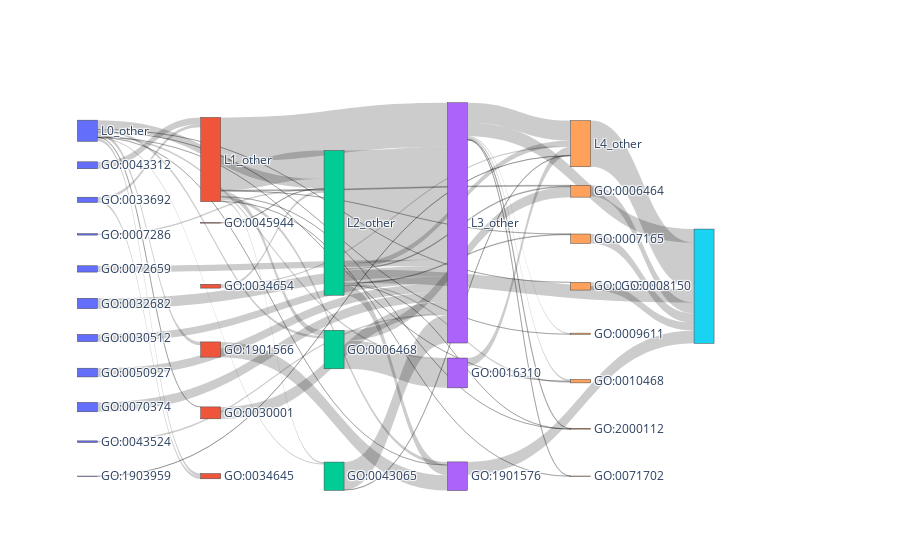

Write notebook code for a chart like this one.
### Code cell
tmp = plot_sankey(sankey_target_id, sankey_source_id, sankey_value_id,
                node_label, node_col, node_level)
